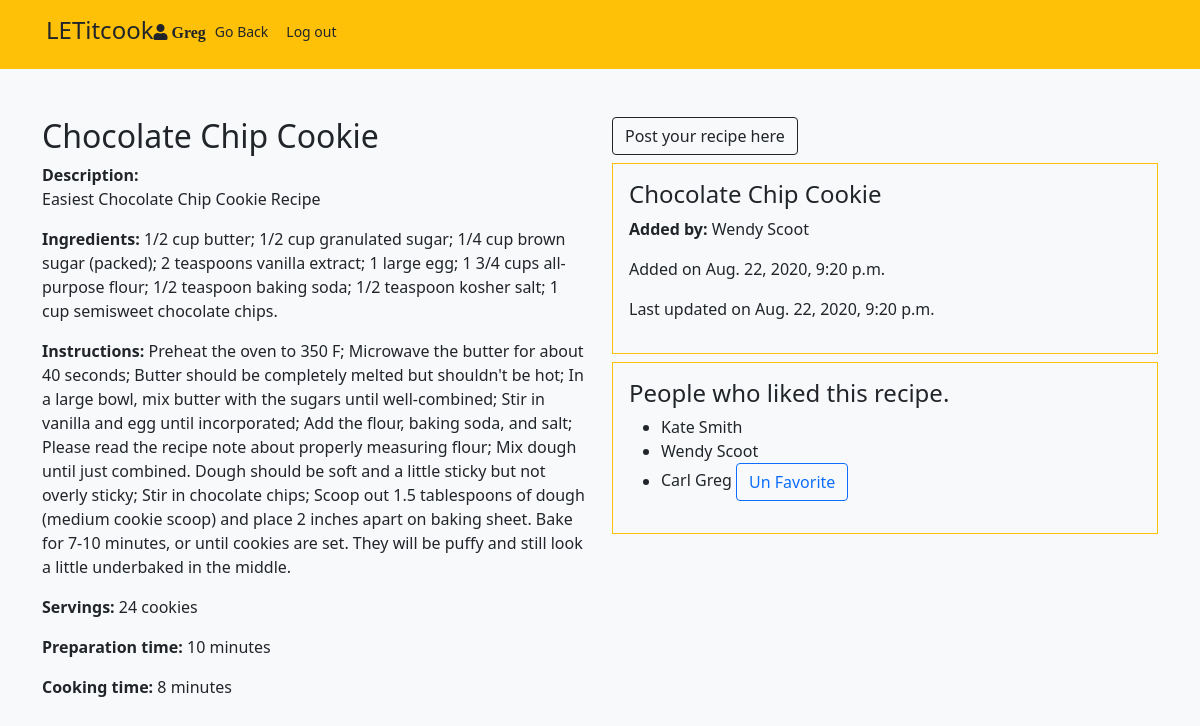
Page /recipes/5 (signed in) on the committed database.
### login/models.py (models this page shows)
class User(models.Model):
  first_name = models.CharField(max_length=255)
  last_name = models.CharField(max_length=255)
  email = models.CharField(max_length=255)
  password = models.CharField(max_length=255)
  created_at = models.DateTimeField(auto_now_add=True)
  updated_at = models.DateTimeField(auto_now=True)
  objects = UserManager()

### recipes/models.py (models this page shows)
class Recipe(models.Model):
  title = models.CharField(max_length=255)
  description = models.TextField()
  ingredients = models.TextField(default=None)
  instructions = models.CharField(max_length=255, default=None)
  servings = models.CharField(max_length=255, default=None)
  prep_time = models.CharField(max_length=255, default=None)
  cook_time = models.CharField(max_length=255, default=None)
  uploader = models.ForeignKey(User, related_name="upload_recipes",on_delete=models.CASCADE)
  users_who_like = models.ManyToManyField(User, related_name='liked_recipes')
  created_at = models.DateTimeField(auto_now_add=True)
  updated_at = models.DateTimeField(auto_now=True)

### recipes/views.py (the view)
# urls.py: path('<int:recipe_id>', views.recipe_details),
def recipe_details(request, recipe_id):
  current_recipe = Recipe.objects.get(id=recipe_id)
  context = {
    'cur_recipe': current_recipe
  }
  if 'user_id' not in request.session:
      return redirect('/')
  else:
      return render(request, 'recipes/recipe.html', context)

### recipes/templates/recipes/recipe.html (shortened to what this page needs)
<!DOCTYPE html>
<html lang="en">
<head>
<link rel="stylesheet" href="https://stackpath.bootstrapcdn.com/bootstrap/5.0.0-alpha1/css/bootstrap.min.css">
  <link rel="stylesheet" href="https://use.fontawesome.com/releases/v5.8.2/css/all.css"
>
</head>
<body class="bg-light">
  <nav class="bg-warning">
  <div class="d-flex container text-black p-3">
    <h4 class="mr-auto">LETitcook</h4>
    <i class="fas fa-user fa-1.5x mr-4 mt-2"> {{request.session.name}}</i>
    <a href="/recipes" class="btn btn-sm text-black">Go Back</a>
    <a href="/logout" class="btn btn-sm text-black">Log out</a>
  </div>
  </nav>
  <div class="container">
    <div class="row mt-5">
      <div class="col-sm-6">
        {% if cur_recipe.uploader.id == request.session.user_id%}
        <form action="/recipes/update_recipe/{{cur_recipe.id}}" method="POST" class="form-group">
        {% csrf_token %}
          <h2>{{cur_recipe.title}}</h2>
          <label for="ds"><b>Description:</b></label><p>{{cur_recipe.description}}</p>
          <p><b>Ingredients:</b> {{cur_recipe.ingredients}}</p>
          <p><b>Instructions:</b> {{cur_recipe.instructions}}</p>
          <p><b>Servings:</b> {{cur_recipe.servings}}</p>
          <p><b>Preparation time:</b> {{cur_recipe.prep_time}}</p>
          <p><b>Cooking time:</b> {{cur_recipe.cook_time}}</p>
         <input type="submit" value="Update" class="btn btn-outline-dark"> <a href="/recipes/delete_recipe/{{cur_recipe.id}}" class="btn btn-outline-danger">Delete</a>
        {% else %}
          <h2>{{cur_recipe.title}}</h2>
          <label for="ds"><b>Description:</b></label><p>{{cur_recipe.description}}</p>
          <p><b>Ingredients:</b> {{cur_recipe.ingredients}}</p>
          <p><b>Instructions:</b> {{cur_recipe.instructions}}</p>
          <p><b>Servings:</b> {{cur_recipe.servings}}</p>
          <p><b>Preparation time:</b> {{cur_recipe.prep_time}}</p>
          <p><b>Cooking time:</b> {{cur_recipe.cook_time}}</p>
        {% endif %}
      </div>
      <div class="col-sm-6">
      <a href="/recipes/" class="mr-auto text-black d-2 btn btn-outline-dark " >Post your recipe here</a>
      <div class="border border-warning rounded-right p-3 mt-2">
          <h4>{{cur_recipe.title}}</h4>
          <p><b>Added by:</b> {{cur_recipe.uploader.first_name}} {{cur_recipe.uploader.last_name}}</p>
          <p>Added on {{cur_recipe.created_at}}</p>
          <p>Last updated on {{cur_recipe.updated_at}}</p>
        </div>
        <div class="border border-warning rounded-right p-3 mt-2">
          <h4>People who liked this recipe.</h4>
          <ul>
            {% for user in cur_recipe.users_who_like.all %}
            {% if user.id == request.session.user_id %}
            <li>{{user.first_name}} {{user.last_name}}                 <a href="/recipes/un_favorite/{{cur_recipe.id}}" class="btn btn-outline-primary">Un Favorite</a></li>
            {% else %}
            <li>{{user.first_name}} {{user.last_name}}</li>
            {% endif%}
            {% endfor %}
          </ul>
        </div>
      </div>
    </div>
  </div>
</body>
</html>

### rows in the picture
User: session.name "Greg", first_name "Carl", last_name "Greg"
Recipe: title "Chocolate Chip Cookie", description "Easiest Chocolate Chip Cookie Recipe", ingredients "1/2 cup butter; 1/2 cup granulated sugar; 1/4 cup brown sugar (packed); 2 teaspoons vanilla extract; 1 large egg; 1 3/4 cups all-purpose flour; 1/2 teaspoon baking soda; 1/2 teaspoon kosher salt; 1 cup semisweet chocolate chips.", instructions "Preheat the oven to 350 F; Microwave the butter for about 40 seconds; Butter should be completely melted but shouldn't be hot; In a large bowl, mix butter with the sugars until well-combined; Stir in vanilla and egg until incorporated; Add the flour, baking soda, and salt; Please read the recipe note about properly measuring flour; Mix dough until just combined. Dough should be soft and a little sticky but not overly sticky; Stir in chocolate chips; Scoop out 1.5 tablespoons of dough (medium cookie scoop) and place 2 inches apart on baking sheet. Bake for 7-10 minutes, or until cookies are set. They will be puffy and still look a little underbaked in the middle.", servings "24 cookies", prep_time "10 minutes", cook_time "8 minutes", uploader.first_name "Wendy", uploader.last_name "Scoot", created_at "Aug. 22, 2020, 9:20 p.m.", updated_at "Aug. 22, 2020, 9:20 p.m."
User: first_name "Kate", last_name "Smith"
User: first_name "Wendy", last_name "Scoot"
